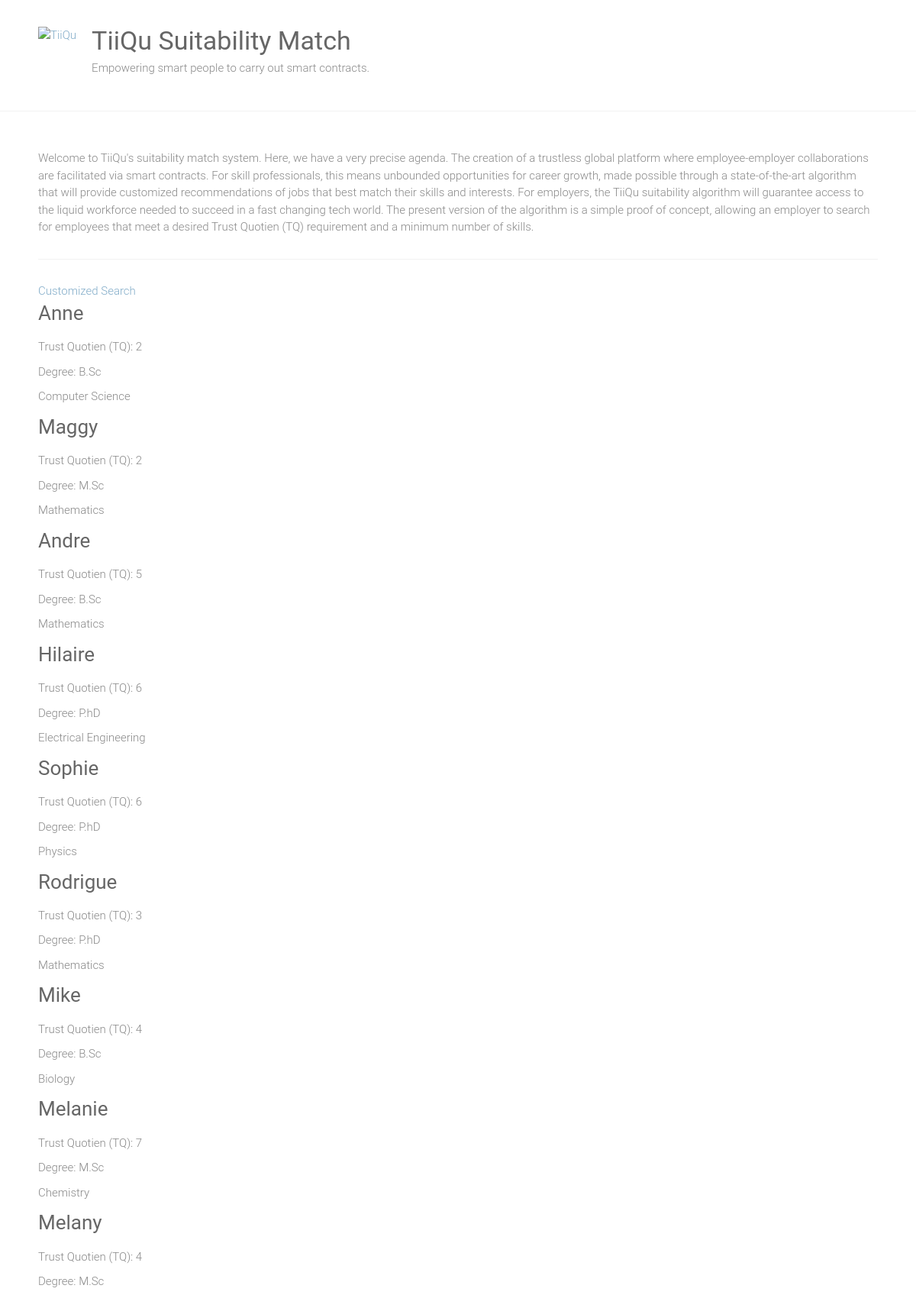
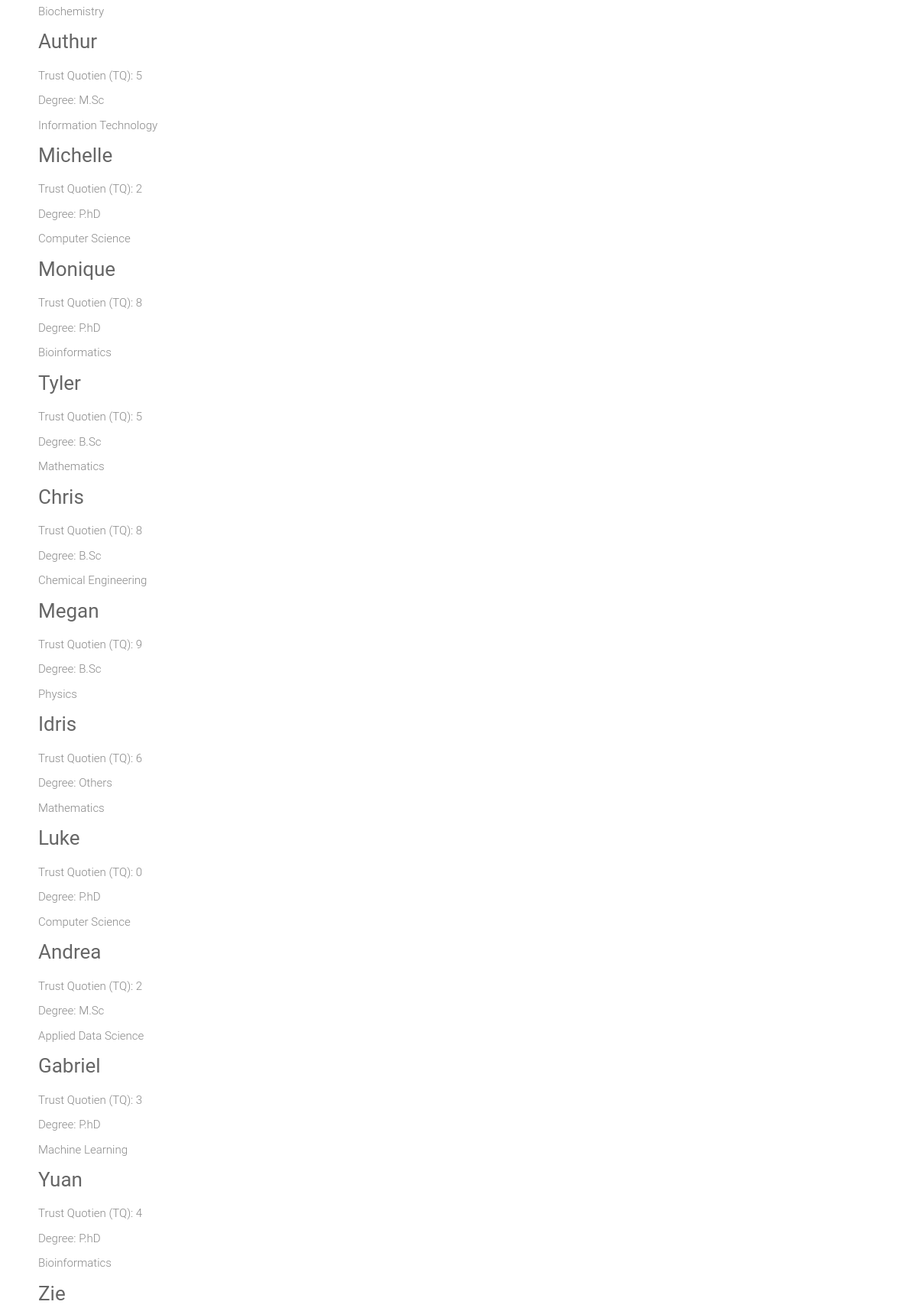
The page / (upper part) on the database its author committed (2 pictures, top to bottom).
### Expert/models.py (models this page shows)
class Expert(models.Model):
	GENDER_CHOICES = [('M', 'Male'), ('F', 'Female')]
	name = models.CharField(
		max_length=30,
		blank=True)
	user_name = models.CharField(
		max_length=30,
		null=False, blank=False)
	gender = models.CharField(
		choices=GENDER_CHOICES,
		max_length=1,
		blank=True)
	degree = models.CharField(
		max_length=30,
		null=False, blank=True)
	degree_subject = models.CharField(
		max_length=30,
		null=False, blank=True)
	current_role = models.CharField(
		max_length=30,
		blank=True)
	years_experience = models.IntegerField(
		blank=True, null=True)
	tq_value = models.FloatField(
		null=True)
	tq_score = models.FloatField(default=0,
		null=True)
	description = models.TextField(
		blank=True)
	membership_date	= models.DateTimeField(
		null=True, blank=True)
	skills = models.ManyToManyField('Skills',
		blank=True)
	num_skills = models.IntegerField(default=0)

### Expert/views.py (the view)
# urls.py: 2. Add a URL to urlpatterns:  path('', views.home, name='home')
def home(request):
	experts = Expert.objects.all()
	return render(request, 'home.html', {'experts': experts})

### Expert/templates/home.html (shortened to what this page needs)
{% extends "base.html" %}
{% block content %}
<ul class="nav nav-pills nav-stacked">
	<li><a href='/Expert/search/'>Customized Search</a></li>
</ul>
<div>
	{% for expert in experts %}
	    <div class="expertname">
	      <a href="{% url 'expert_detail' expert.id %}">
		<h3>{{expert.name|capfirst}}</h3>
              </a>
	      <p>Trust Quotien (TQ): {{expert.tq_value}}</p>
	      {% if expert.degree %}
		<p>Degree: {{ expert.degree }} </p>
	      {% endif %}
	      <p>{{expert.degree_subject}}</p>
	    </div>
	{% endfor %}
</div>
{% endblock %}

### static/style.css (style rules this page uses)
html, body, div, span, applet, object, iframe, h1, h2, h3, h4, h5, h6, p, blockquote, pre, a, abbr, acronym, address, big, cite, code, del, dfn, em, font, ins, kbd, q, s, samp, small, strike, strong, sub, sup, tt, var, dl, dt, dd, ol, ul, li, fieldset, form, label, legend, table, caption, tbody, tfoot, thead, tr, th, td { border: 0; font: inherit; font-size: 100%; font-style: inherit; font-weight: inherit; margin: 0; outline: 0; padding: 0; vertical-align: baseline; }
html { overflow-y: scroll; -webkit-text-size-adjust: 100%; -ms-text-size-adjust: 100%; }
h1, h2, h3, h4, h5, h6 { color: #666666; line-height: 1.4; padding-bottom: 15px; font-weight: normal; }
h3 { font-size: 26px; }
body, button, input, select, textarea { color: #888888; font-size: 15px; line-height: 1.5; font-family: 'Roboto', sans-serif; font-weight: 300; }
p { color: #888888; font-size: 15px; line-height: 1.5; margin-bottom: 15px; font-weight: 300; }
ul, ol { list-style: none; }
body { background: #f2f2f2; }
a { color: #80abc8; text-decoration: none; -webkit-transition: 0.25s ease-in-out; -moz-transition: 0.25s ease-in-out; transition: 0.25s ease-in-out; -ms-transition: 0.25s ease-in-out; -o-transition: 0.25s ease-in-out; }
body { padding-top: 30px; padding-bottom: 30px; }
body.wide { padding-top: 0; padding-bottom: 0; }
.single-page p { margin-bottom: 10px; }

### rows shown on the page
Expert: name "Anne", tq_value "2", degree "B.Sc", degree_subject "Computer Science"
Expert: name "Maggy", tq_value "2", degree "M.Sc", degree_subject "Mathematics"
Expert: name "Andre", tq_value "5", degree "B.Sc", degree_subject "Mathematics"
Expert: name "Hilaire", tq_value "6", degree "P.hD", degree_subject "Electrical Engineering"
Expert: name "Sophie", tq_value "6", degree "P.hD", degree_subject "Physics"
Expert: name "Rodrigue", tq_value "3", degree "P.hD", degree_subject "Mathematics"
Expert: name "Mike", tq_value "4", degree "B.Sc", degree_subject "Biology"
Expert: name "Melanie", tq_value "7", degree "M.Sc", degree_subject "Chemistry"
Expert: name "Melany", tq_value "4", degree "M.Sc", degree_subject "Biochemistry"
Expert: name "Authur", tq_value "5", degree "M.Sc", degree_subject "Information Technology"
Expert: name "Michelle", tq_value "2", degree "P.hD", degree_subject "Computer Science"
Expert: name "Monique", tq_value "8", degree "P.hD", degree_subject "Bioinformatics"
Expert: name "Tyler", tq_value "5", degree "B.Sc", degree_subject "Mathematics"
Expert: name "Chris", tq_value "8", degree "B.Sc", degree_subject "Chemical Engineering"
Expert: name "Megan", tq_value "9", degree "B.Sc", degree_subject "Physics"
Expert: name "Idris", tq_value "6", degree "Others", degree_subject "Mathematics"
Expert: name "Luke", tq_value "0", degree "P.hD", degree_subject "Computer Science"
Expert: name "Andrea", tq_value "2", degree "M.Sc", degree_subject "Applied Data Science"
Expert: name "Gabriel", tq_value "3", degree "P.hD", degree_subject "Machine Learning"
Expert: name "Yuan", tq_value "4", degree "P.hD", degree_subject "Bioinformatics"
Expert: name "Zie"
